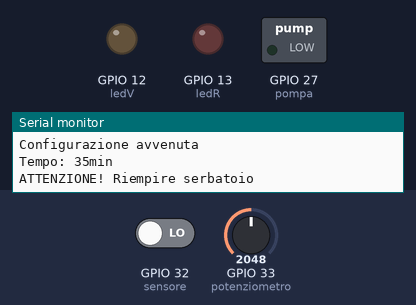
A sketch run on a simulated ESP32. On the bench: switched loads named in the sketch (green lamp = pin HIGH), output pins drawn as LEDs (lit = HIGH), the last lines printed to the serial monitor. Dashed ring = blinking. Inputs (shaded band) come from the test bench; at power-on: GPIO 32 (sensore) LOW, GPIO 33 (potenziometro) = 2048.

Above: at 3.3 s.
3.4 s: GPIO 32 (sensore) driven HIGH
At 5.1 s:
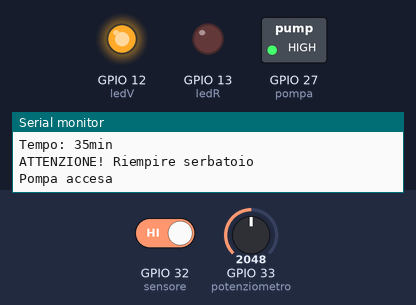
8.2 s: GPIO 32 (sensore) driven LOW
At 9.3 s:
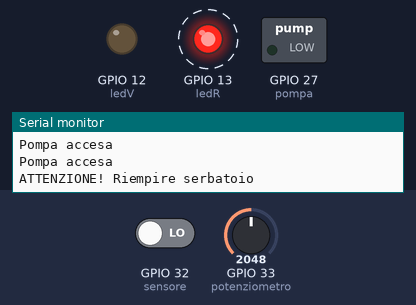
Timing chart, 0 to 18.5 s (numbered marks = the images above; inputs shaded):
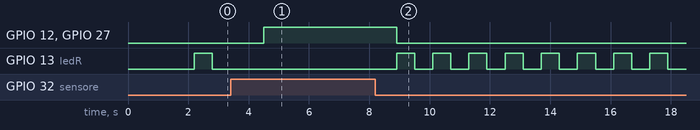

The sketch:

Codice_SerraIdroponica.ino
```cpp
/* NATMUS
 *  by Stefano Rossi - 28/02/2024
 *
 *  - Serra idroponica -
 *  questo codice non include la gestione dei sensori di parametri
 *  avanzati dell'acqua (pH, CE, temperatura)
 *
 */

int sensore = 32; // Sensore
int pompa = 27; // Pompa
int ledV = 12; // LED verde
int ledR = 13; // LED rosso
int potenziometro = 33, pausa = 0, nuovaPausa = 0;

unsigned long vecchioMillis = 0;
unsigned long nuovoMillis = 0;

// Temporizzazioni
int minuto = 60000; // Durata di 1 minuto (default: 60000)

int tPompa = 5; // La pompa si accenderà per questo numero di minuti
int tMin = 10;
int tMax = 60;

void setup() {
  Serial.begin(9600);
  pinMode(sensore, INPUT);
  pinMode(pompa, OUTPUT);
  pinMode(ledV, OUTPUT);
  pinMode(ledR, OUTPUT);

  digitalWrite(ledV, LOW);
  digitalWrite(ledR, LOW);
  digitalWrite(pompa, LOW);

  Serial.println("Configurazione avvenuta");

  pausa = analogRead(potenziometro);
  delay(100); // Delay per ADC
  pausa = map(pausa, 0, 4095, tMin, tMax);
  Serial.println("Tempo: " + String(pausa) + "min");

  delay(2000);
}

void loop() {
  nuovaPausa = analogRead(potenziometro);
  delay(100); // Delay per ADC
  nuovaPausa = map(nuovaPausa, 0, 4095, tMin, tMax);

  if(nuovaPausa!=pausa){
    pausa=nuovaPausa;
    Serial.println("Nuovo tempo di attesa: " + String(pausa) + "min");
  }

  if(digitalRead(sensore)) { // Se c'è acqua
    nuovoMillis = millis();

    digitalWrite(pompa, HIGH);
    digitalWrite(ledV, HIGH);
    Serial.println("Pompa accesa");

    if(nuovoMillis - vecchioMillis >= tPompa*minuto){
      digitalWrite(pompa, LOW);
      digitalWrite(ledV, LOW);
      Serial.println("Pompa spenta");

      delay(pausa*minuto);
      nuovoMillis = millis();
      vecchioMillis = nuovoMillis;
    }

  } else {
    digitalWrite(pompa, LOW);
    digitalWrite(ledV, LOW);

    Serial.println("ATTENZIONE! Riempire serbatoio");

    while(!digitalRead(sensore)){ // Se non c'è acqua ripeti all'infinito
    digitalWrite(ledR, HIGH);
    delay(600);
    digitalWrite(ledR, LOW);
    delay(600);
    }
  }

  delay(1000);
}
```

Measured:
- after the input at 3.4 s, GPIO 12 (ledV), GPIO 27 (pompa): LOW → HIGH after 1.1 s; GPIO 13 (ledR): stops changing and stays LOW
- after the input at 8.2 s, GPIO 12 (ledV), GPIO 27 (pompa): HIGH → LOW after 0.70 s; GPIO 13 (ledR): alternates HIGH for 0.60 s and LOW for 0.60 s, starting after 0.70 s
